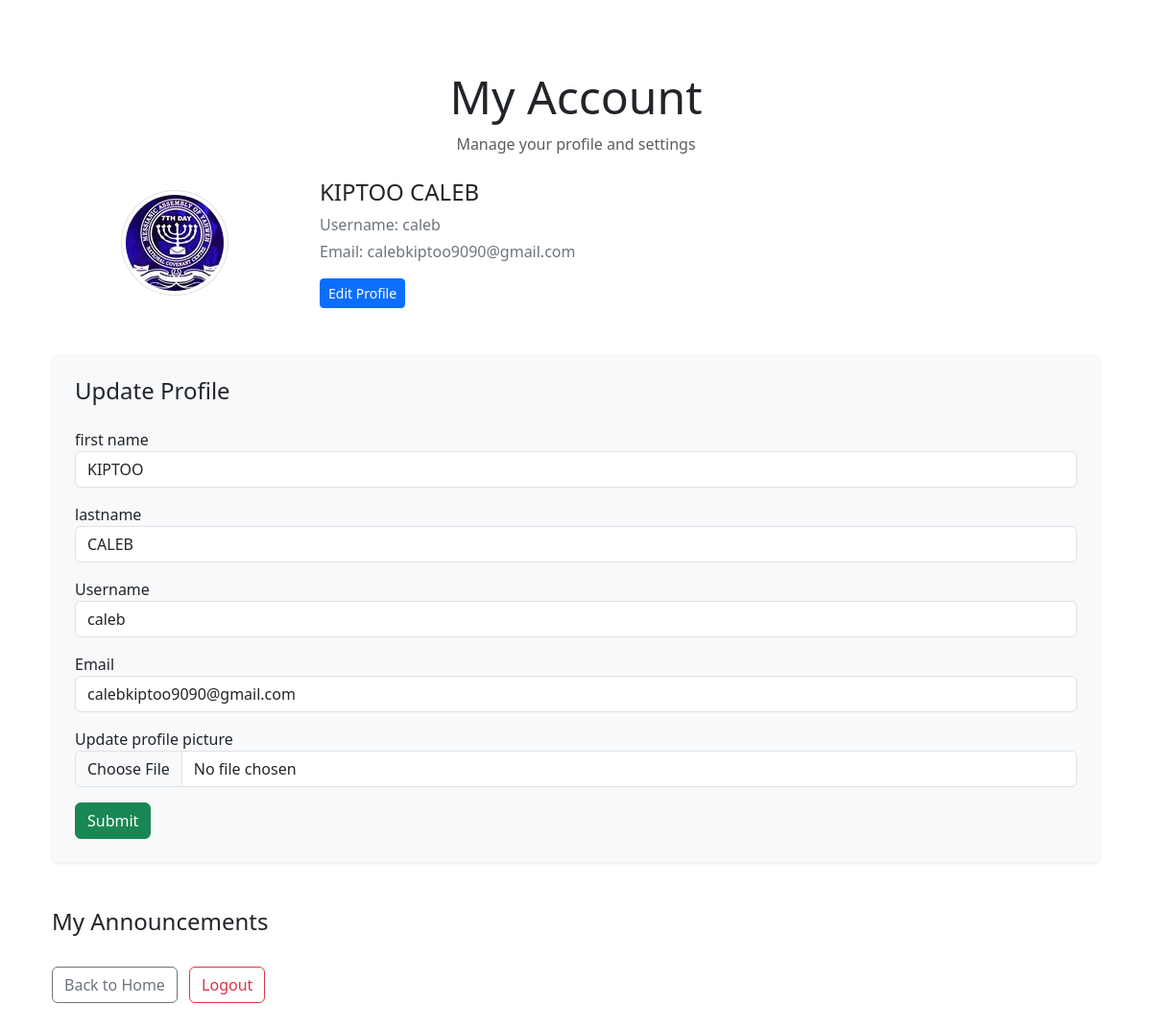
Page /account (signed in) on the committed database.
### application/models.py (models this page shows, shortened)
class User(db.Model, UserMixin):
    id = db.Column(db.Integer, primary_key=1)
    firstname = db.Column(db.String(20), nullable=False)
    lastname = db.Column(db.String(20),  nullable=False)
    email = db.Column(db.String(120), unique=1, nullable=0)
    username = db.Column(db.String(20), unique=True, nullable=False)
    role = db.Column(db.String(20), nullable=False, default='member')
    branch = db.Column(db.String(20), nullable=False)
    date_of_birth = db.Column(db.Date, nullable=False)
    image_file = db.Column(db.String(20), nullable=False, default='default.jpg')
    password = db.Column(db.String(60), nullable=False)
    posts = db.relationship('Announcement', backref='author', lazy=True)

### application/users/routes.py (the view)
@users.route('/account', methods=['GET', 'POST'])
@login_required
def account():
  form = UpdateAccountForm()
  announcements = Announcement.query.filter_by(user_id=current_user.id)
  if form.validate_on_submit():
    if form.profile.data:
      old_picture = current_user.image_file
      picture_file = save_picture(form.profile.data, old_picture)
      current_user.image_file = picture_file
      db.session.add(current_user)  # Explicitly add current_user to the session
    current_user.username = form.username.data
    current_user.email = form.email.data
    current_user.firstname = form.firstname.data
    current_user.lastname = form.lastname.data
    try:
      db.session.commit()
      db.session.refresh(current_user)  # Ensure current_user reflects latest data
      print(f"Updated image file: {current_user.image_file}")  # Debug
    except Exception as e:
      print(f"Database commit failed: {e}")
      return redirect(url_for('users.account'))
  elif request.method == 'GET':
    form.username.data = current_user.username
    form.email.data = current_user.email
    form.firstname.data = current_user.firstname
    form.lastname.data = current_user.lastname
  image_file = url_for('static', filename='profile_pics/' + current_user.image_file)
  return render_template('account.html', title='Account', form=form, image_file=image_file, announcements=announcements)

### application/users/forms.py (shortened to what this page needs)
class UpdateAccountForm(FlaskForm):
    email = StringField('Email', validators=[DataRequired(), Email()])
    firstname = StringField('first name', validators=[DataRequired(), Length(min=2)])
    lastname = StringField('lastname', validators=[DataRequired(), Length(min=2)])
    profile = FileField('Update profile picture', validators=[FileAllowed(['jpg', 'png', 'jpeg'])])
    username = StringField('Username', validators=[DataRequired(), Length(min=3, max=20)])
    submit =SubmitField('Submit')

### application/models.py (called while the page is built)
@login_manager.user_loader
def load_user(user_id):
    return User.query.get(int(user_id))

### application/templates/account.html (shortened to what this page needs)
{% extends "layout.html" %}
{% block content %}
<div class="container py-5">
  <div class="text-center mb-4">
    <h1 class="display-5">My Account</h1>
    <p class="text-muted">Manage your profile and settings</p>
  </div>
  <div class="row align-items-center mb-5">
    <div class="col-md-3 text-center">
      <img src="{{ image_file }}" alt="Profile Picture" class="img-thumbnail rounded-circle" style="max-width: 150px;">
    </div>
    <div class="col-md-9">
      <h4>{{ form.firstname.data }} {{ form.lastname.data }}</h4>
      <p class="text-secondary mb-1">Username: {{ form.username.data }}</p>
      <p class="text-secondary">Email: {{ form.email.data }}</p>
      <button class="btn btn-primary btn-sm">Edit Profile</button>
    </div>
  </div>
  <form action="" method="POST" enctype="multipart/form-data" class="bg-light p-4 rounded shadow-sm">
    <h4 class="mb-4">Update Profile</h4>
    <div class="mb-3">
      {{ form.firstname.label }} <br>
      {{ form.firstname(class_="form-control") }}
    </div>
    <div class="mb-3">
      {{ form.lastname.label }} <br>
      {{ form.lastname(class_="form-control") }}
    </div>
    <div class="mb-3">
      {{ form.username.label }} <br>
      {{ form.username(class_="form-control") }}
    </div>
    <div class="mb-3">
      {{ form.email.label }} <br>
      {{ form.email(class_="form-control") }}
    </div>
    <div class="mb-3">
      {{ form.profile.label }} <br>
      {{ form.profile(class_="form-control") }}
    </div>
    <div>
      {{ form.submit(class_="btn btn-success") }}
    </div>
  </form>
  <div class="mt-5">
    <h4>My Announcements</h4>
  </div>
  <div class="mt-4">
    <a href="{{ url_for('main.home') }}" class="btn btn-outline-secondary me-2">Back to Home</a>
    <a href="{{ url_for('main.logout') }}" class="btn btn-outline-danger">Logout</a>
  </div>
</div>
{% endblock content %}

### rows in the picture
User: firstname.data "KIPTOO", lastname.data "CALEB", username.data "caleb", email.data "calebkiptoo9090@gmail.com", firstname "KIPTOO", lastname "CALEB", username "caleb", email "calebkiptoo9090@gmail.com"
